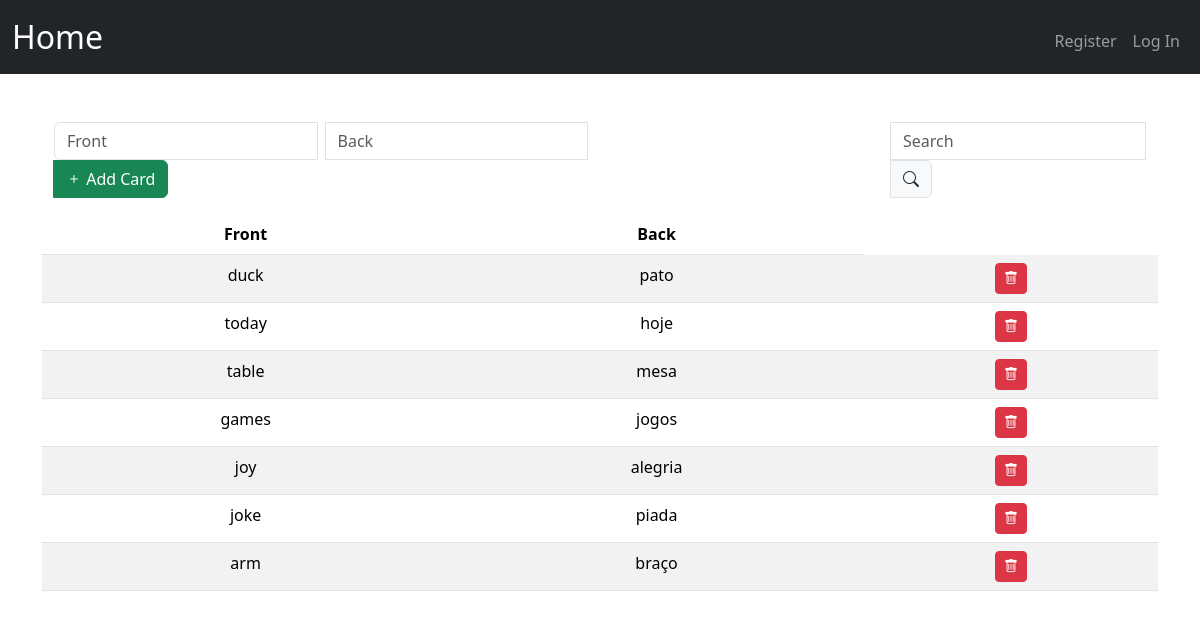
The app's page /cards/10, older data.
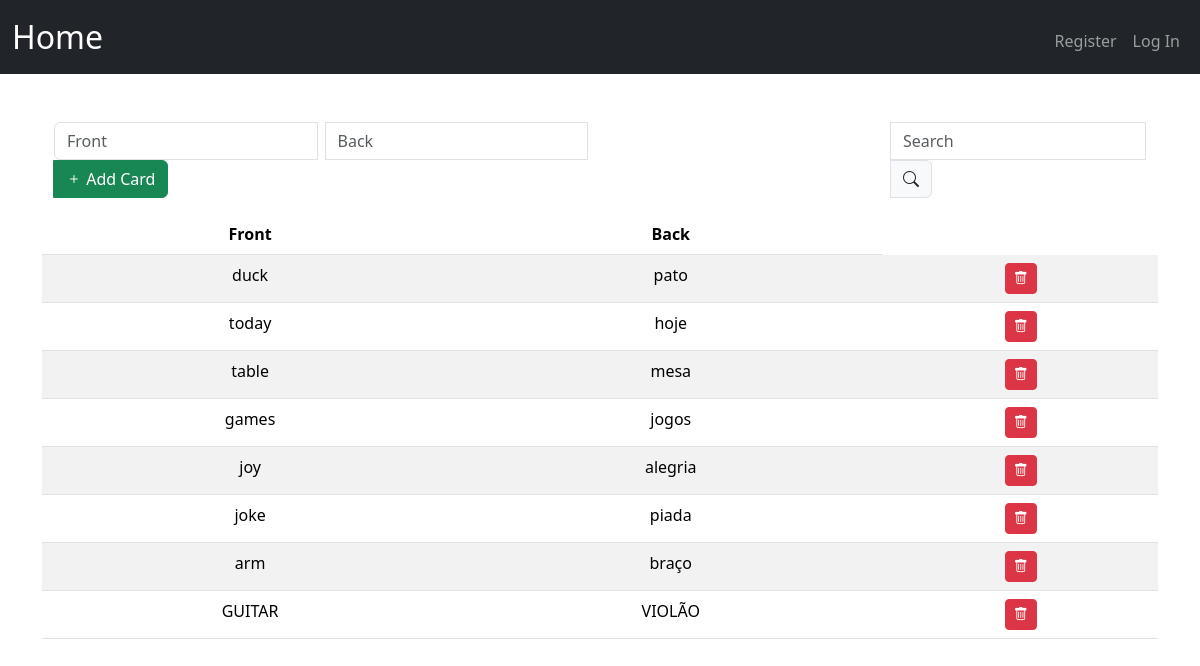
The same page, newer data.
### tables this page shows
CREATE TABLE cards (
    id INTEGER PRIMARY KEY AUTOINCREMENT,

    deck_id INTEGER NOT NULL,
    front TEXT NOT NULL,
    back TEXT NOT NULL,

    state TEXT NOT NULL CHECK (
        state IN ('learning', 'review', 'relearning')
    ),

    step INTEGER NOT NULL DEFAULT 0,
    interval INTEGER NOT NULL DEFAULT 0,
    ease REAL NOT NULL DEFAULT 2.5,
    repetitions INTEGER NOT NULL DEFAULT 0,

    due INTEGER NOT NULL,
    last_review INTEGER,

    created_at DATETIME DEFAULT CURRENT_TIMESTAMP,
    updated_at DATETIME DEFAULT CURRENT_TIMESTAMP,

    FOREIGN KEY (deck_id) REFERENCES decks(id) ON DELETE CASCADE
);

### src/main.py (the view)
@app.route("/cards/<int:deck_id>")  # type: ignore
def cards(deck_id: int) -> WerkzeugResponse | str | None:
    cards = db.execute(  # type: ignore
        "SELECT id, front, back, deck_id FROM cards WHERE deck_id = ?", deck_id
    )
    return render_template("cards.html", cards=cards, deck_id=deck_id)

### src/main.py (called while the page is built)
@app.after_request
def after_request(response: Response) -> Response:
    response.headers["Cache-Control"] = "no-cache, no-store, must-revalidate"
    response.headers["Expires"] = 0
    response.headers["Pragma"] = "no-cache"
    return response

### src/templates/cards.html (shortened to what this page needs)
{% extends "layout.html" %}  {% block title %} Index {% endblock %} {% block main %}
<div class="container">
  <div class="row justify-content-between">
    <div class="col-6">
      <div class="input-group mb-3">
        <input
          id="front_card"
          autocomplete="off"
          autofocus
          class="form-control w-auto me-2"
          name="front_card"
          placeholder="Front"
          type="text"
        />
        <input
          id="back_card"
          autocomplete="off"
          autofocus
          class="form-control w-auto"
          name="back_card"
          placeholder="Back"
          type="text"
        />
        <button id="add-card" type="button" class="btn btn-success">
          <i class="bi bi-plus"></i>
          Add Card
        </button>
      </div>
    </div>
    <div class="col-3">
      <div class="input-group mb-3">
        <input
          id="search_card_input"
          class="form-control w-auto"
          type="search"
          placeholder="Search"
          aria-label="Search"
        />
        <span class="input-group-text" id="addon-wrapping"
          ><i class="bi bi-search"></i
        ></span>
      </div>
    </div>
  </div>
</div>
<table id="table_cards" class="table table-striped">
  <thead>
    <tr>
      <th scope="col">Front</th>
      <th scope="col">Back</th>
    </tr>
  </thead>
  <tbody>
    {% for card in cards %}
    <tr>
      <td>{{card.front}}</td>
      <td>{{card.back}}</td>
      <td>
        <button
          id="{{card.id}}"
          type="button"
          class="btn btn-sm btn-danger delete-card"
        >
          <i class="bi bi-trash"></i>
        </button>
      </td>
    </tr>
    {% endfor %}
  </tbody>
</table>
{% endblock %}

### src/templates/layout.html (shortened to what this page needs)
<!DOCTYPE html>
<html lang="en">
  <head>
    <link
      href="https://cdn.jsdelivr.net/npm/bootstrap@5.3.3/dist/css/bootstrap.min.css"
      rel="stylesheet"
    />
    <link rel="stylesheet" href="https://cdn.jsdelivr.net/npm/bootstrap-icons@1.5.0/font/bootstrap-icons.css">
    <link href="{{ url_for('static', filename='styles.css') }}" rel="stylesheet" />
  </head>
  <body>
    <nav class="navbar-dark bg-dark navbar navbar-expand-md">
      <div class="container-fluid">
        <a class="navbar-brand" href="{{url_for('index')}}"
        >Home</a>
        <div class="collapse navbar-collapse" id="navbar">
          {% if session["user_id"] %}
          <ul class="navbar-nav me-auto mt-2">
            <li class="nav-item">
              <a class="nav-link" href="{{url_for('decks')}}">Decks</a>
            </li>
          </ul>
          <ul class="navbar-nav ms-auto mt-2">
            <li class="nav-item">
              <a class="nav-link" href="{{url_for('logout')}}">Log Out</a>
            </li>
          </ul>
          {% else %}
          <ul class="navbar-nav ms-auto mt-2">
            <li class="nav-item">
              <a class="nav-link" href="{{url_for('register')}}">Register</a>
            </li>
            <li class="nav-item">
              <a class="nav-link" href="{{url_for('login')}}">Log In</a>
            </li>
          </ul>
          {% endif %}
        </div>
      </div>
    </nav>
    <main class="container py-5 text-center">
      {% block main %}{% endblock %}
    </main>
  </body>
</html>

### src/static/styles.css (style rules this page uses)
nav .navbar-brand { font-size: xx-large; }

Row changes from the older to the newer data that the page shows:
added cards: front "GUITAR", back "VIOLÃO"
